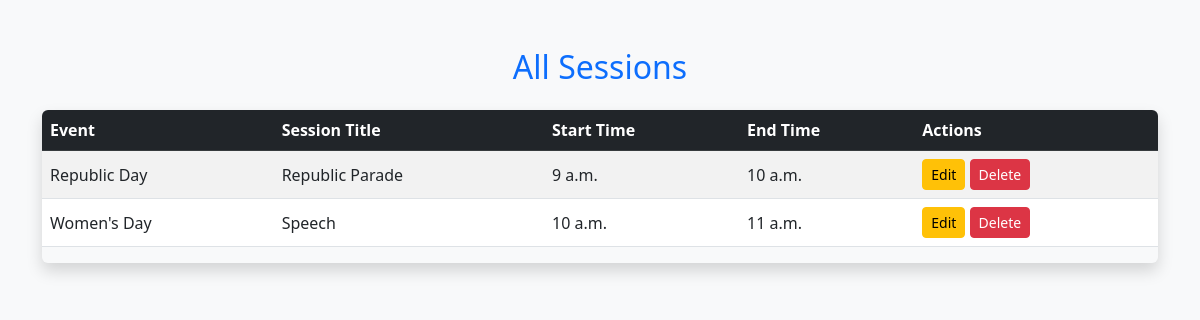
Page /events/sessions/ (signed in) on the committed database.
### events/models.py (models this page shows, shortened)
class Session(models.Model):
    event = models.ForeignKey(Event, related_name='sessions', on_delete=models.CASCADE)
    title = models.CharField(max_length=200)
    start_time = models.TimeField()
    end_time = models.TimeField()
    created_at = models.DateTimeField(auto_now_add=True)
    updated_at = models.DateTimeField(auto_now=True)
    speaker = models.ForeignKey(Speaker, on_delete=models.SET_NULL, null=True, blank=True, related_name="sessions")
    def __str__(self):
        return self.title

class Event(models.Model):
    title = models.CharField(max_length=200)
    description = models.TextField()
    date = models.DateField()
    location = models.CharField(max_length=200)
    created_at = models.DateTimeField(auto_now_add=True)
    updated_at = models.DateTimeField(auto_now=True)

### events/views.py (the view)
# urls.py: path('sessions/', views.session_list, name='session_list'),
@login_required
def session_list(request):
    sessions = Session.objects.select_related('event').order_by('event__date', 'start_time')
    print(sessions)
    return render(request, "events/session_list.html", {"sessions": sessions})

### events/templates/events/session_list.html (shortened to what this page needs)
<!DOCTYPE html>
<html lang="en">
<head>
    <link rel="stylesheet" href="https://cdnjs.cloudflare.com/ajax/libs/bootstrap/5.3.0/css/bootstrap.min.css">
</head>
<body class="bg-light">
    <div class="container py-5">
        <h2 class="mb-4 text-center text-primary">All Sessions</h2>
        <div class="table-responsive shadow rounded">
            <table class="table table-striped table-hover align-middle">
                <thead class="table-dark">
                    <tr>
                        <th>Event</th>
                        <th>Session Title</th>
                        <th>Start Time</th>
                        <th>End Time</th>
                        <th>Actions</th>
                    </tr>
                </thead>
                <tbody>
                    {% for session in sessions %}
                    <tr>
                        <td>{{ session.event.title }}</td>
                        <td>{{ session.title }}</td>
                        <td>{{ session.start_time }}</td>
                        <td>{{ session.end_time }}</td>
                        <td>
                            <a href="{% url 'session_update' session.pk %}" class="btn btn-sm btn-warning">Edit</a>
                            <a href="{% url 'session_delete' session.pk %}" class="btn btn-sm btn-danger">Delete</a>
                        </td>
                    </tr>
                    {% empty %}
                    <tr>
                        <td colspan="5" class="text-center text-muted">No sessions available.</td>
                    </tr>
                    {% endfor %}
                </tbody>
            </table>
        </div>
    </div>
</body>
</html>

### rows in the picture
Session: event "Republic Day", title "Republic Parade", start_time "9 a.m.", end_time "10 a.m."
Session: event "Women's Day", title "Speech", start_time "10 a.m.", end_time "11 a.m."
